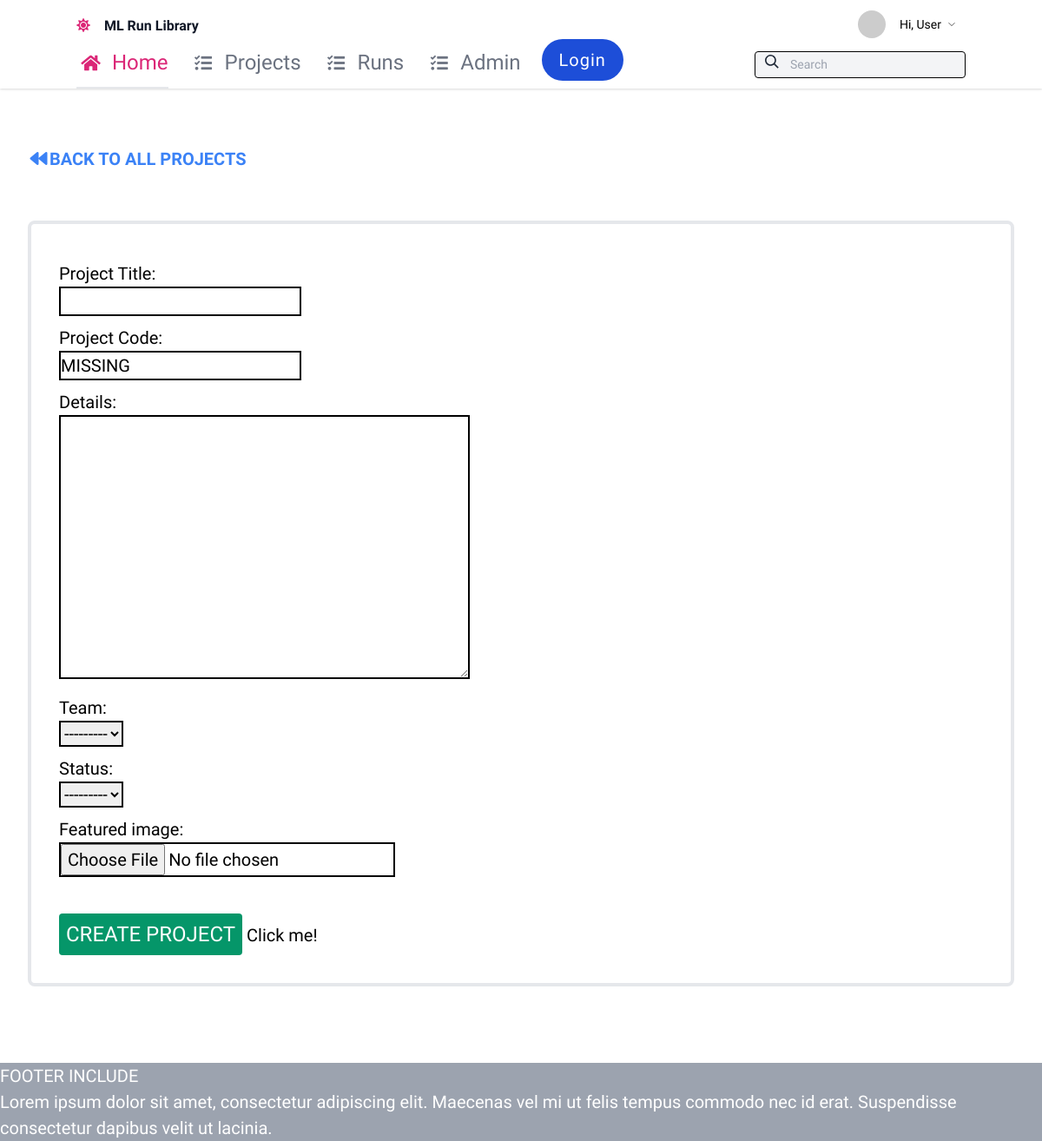
The app's page /projects/create-project/, older data.
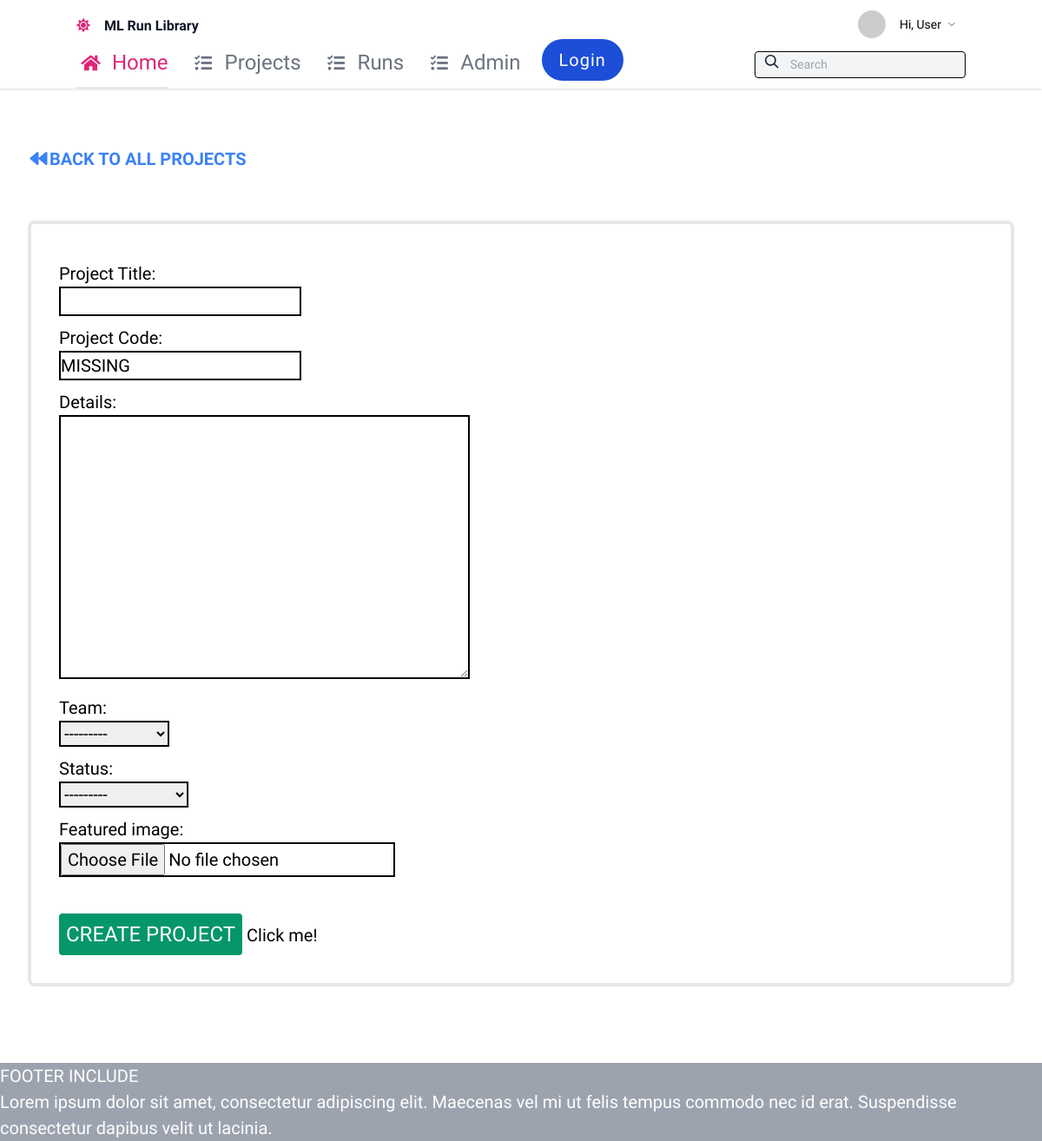
The same page, newer data.
### projects/models.py (models this page shows, shortened)
class Project(models.Model):
    id = models.UUIDField(default=uuid.uuid4, unique=True,
                          primary_key=True, editable=False)
    created = models.DateTimeField(auto_now_add=True)
    project_code = models.CharField(max_length=40, validators=[
        MinLengthValidator(6)], default="MISSING")
    team = models.ForeignKey(
        Team, null=True, blank=False,  on_delete=models.PROTECT, related_name='projects')
    title = models.CharField(max_length=200, validators=[
        MinLengthValidator(3)])
    description = models.TextField(null=True, validators=[
        MinLengthValidator(3)])
    featured_image = models.ImageField(
        null=True, blank=True, default="default.jpg", upload_to='images/projects/')
    status = models.ForeignKey(
        Status, null=True, blank=False,  on_delete=models.PROTECT, related_name='projects')

class Status(models.Model):
    id = models.UUIDField(default=uuid.uuid4, unique=True,
                          primary_key=True, editable=False)
    status = models.CharField(max_length=20)
    status_order = models.PositiveSmallIntegerField(default=1)
    created = models.DateTimeField(auto_now_add=True)
    class Meta:
        verbose_name_plural = 'Status'
    def __str__(self):
        return self.status

### projects/views_projects.py (the view, shortened to what this page needs)
# urls.py: path('create-project/', views_projects.createProject, name="create-project"),
def createProject(request):
    form = ProjectForm()
    context = {'form': form}
    return render(request, "projects/project-form.html", context)

### projects/forms.py
class ProjectForm(ModelForm):
    class Meta:
        model = Project
        fields = ['title', 'project_code', 'description',
                  'team', 'status', 'featured_image']
        required_fields = ['title', 'project_code', 'description',
                           'team', 'status', 'featured_image'],
        labels = {
            'title': "Project Title",
            'project_code': "Project Code",
            'description': "Details",
        }
        error_messages = {
            'title': {
                'min_length': "At least 3 chars",
                "required": "Please enter a title",
            },
            'project_code': {
                'min_length': "At least 6 chars",
                "required": "Please enter a 6 character code",
            },
            'description': {
                'min_length': "At least 9 chars",
                "required": "Please enter some more detrails",
            },
            'team': {
                "required": "Which team?",
            },
            'status': {
                "required": "Statusd",
            },
            'featured_image': {
                "required": "Image?",
            },
        }

### projects/templates/projects/project-form.html (shortened to what this page needs)
{% extends 'base.html' %}
{% load static %}
{% block content %}
<main class="mx-auto max-w-7xl py-6 sm:px-6 lg:px-8">
  <div class="mb-8">
    <a href="{% url 'projects:projects' %}" class="font-bold text-blue-500 hover:text-blue-300">
      <i class="fas fa-backward fa-fw"></i>BACK TO ALL PROJECTS</a>
  </div>
  <div class="px-4 py-6 sm:px-0">
    <div class="p-8 rounded-lg border-4 border-solid border-gray-200">
      <form method="POST" enctype="multipart/form-data">
        {% csrf_token %} {% for field in form %}
        <div class="form-control {% if field.errors %}errors{% endif %}">
          <div class="">{{ field.label_tag }}</div>
          <div class="">{{ field }}</div>
        </div>
        {% endfor %}
        <button type="submit" class="bg-green-600 hover:bg-green-500 text-white text-2xl rounded p-2 mt-8">CREATE
          PROJECT</button>
        <button onclick="myFunction()">Click me!</button>
      </form>
    </div>
  </div>
  </div>
{% endblock %}

Row changes from the older to the newer data that the page shows:
added Status: form "---------"
